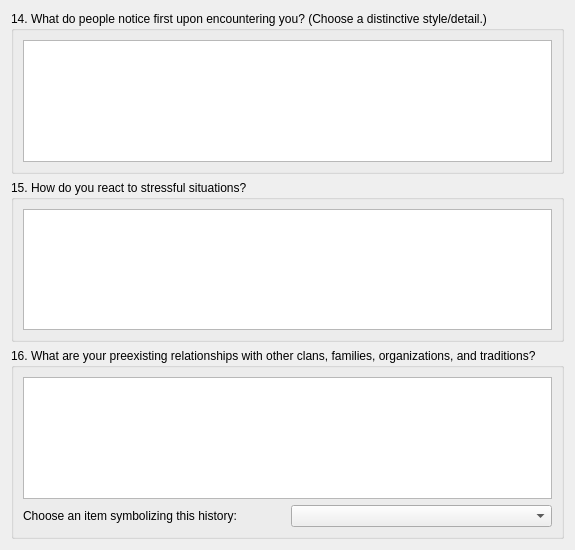
<?xml version="1.0" encoding="UTF-8"?>
<ui version="4.0">
 <class>NewCharWizardPage5</class>
 <widget class="QWizardPage" name="NewCharWizardPage5">
  <property name="geometry">
   <rect>
    <x>0</x>
    <y>0</y>
    <width>515</width>
    <height>550</height>
   </rect>
  </property>
  <property name="windowTitle">
   <string>WizardPage</string>
  </property>
  <layout class="QVBoxLayout" name="verticalLayout">
   <item>
    <widget class="QGroupBox" name="groupBox">
     <property name="title">
      <string>14. What do people notice first upon encountering you? (Choose a distinctive style/detail.)</string>
     </property>
     <layout class="QVBoxLayout" name="verticalLayout_3">
      <item>
       <layout class="QVBoxLayout" name="verticalLayout_2">
        <item>
         <widget class="QTextEdit" name="nc5_q14_textEdit"/>
        </item>
       </layout>
      </item>
     </layout>
    </widget>
   </item>
   <item>
    <widget class="QGroupBox" name="groupBox_2">
     <property name="title">
      <string>15. How do you react to stressful situations?</string>
     </property>
     <layout class="QVBoxLayout" name="verticalLayout_4">
      <item>
       <layout class="QVBoxLayout" name="verticalLayout_5">
        <item>
         <widget class="QTextEdit" name="nc5_q15_textEdit"/>
        </item>
       </layout>
      </item>
     </layout>
    </widget>
   </item>
   <item>
    <widget class="QGroupBox" name="groupBox_3">
     <property name="title">
      <string>16. What are your preexisting relationships with other clans, families, organizations, and traditions?</string>
     </property>
     <layout class="QGridLayout" name="gridLayout">
      <item row="0" column="0" colspan="2">
       <widget class="QTextEdit" name="nc5_q16_textEdit"/>
      </item>
      <item row="1" column="0">
       <widget class="QLabel" name="label">
        <property name="text">
         <string>Choose an item symbolizing this history:</string>
        </property>
       </widget>
      </item>
      <item row="1" column="1">
       <widget class="QComboBox" name="nc5_q16_item_comboBox"/>
      </item>
     </layout>
    </widget>
   </item>
  </layout>
 </widget>
 <resources/>
 <connections/>
</ui>
